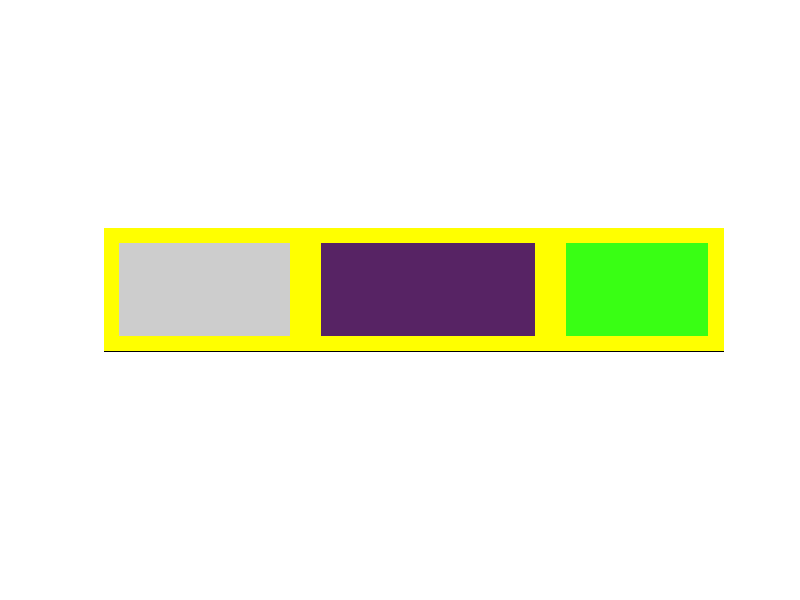

Reproduce this figure in MATLAB.
close all
clear all
clc

ht= 40;
w= 200;

I=zeros(ht,w,3);

% Margen amarilla
I(1:ht, 1:w, 1) = 255;
I(1:ht, 1:w, 2) = 255;
I(1:ht, 1:w, 3) = 0;

% Rectángulo gris
I(6:ht-5, 6:60 , 1)= 205;
I(6:ht-5, 6:60 , 2)= 205;
I(6:ht-5, 6:60 , 3)= 205;

% Rectángulo morado
I(6:ht-5, 71:139, 1)= 87;
I(6:ht-5, 71:139, 2)= 35;
I(6:ht-5, 71:139, 3)= 100;

% Rectángulo verde lima
I(6:ht-5, 150:w-5, 1) = 57;
I(6:ht-5, 150:w-5, 2) = 255;
I(6:ht-5, 150:w-5, 3) = 20;

h1=figure(1)
I = uint8(I)
imshow(I)